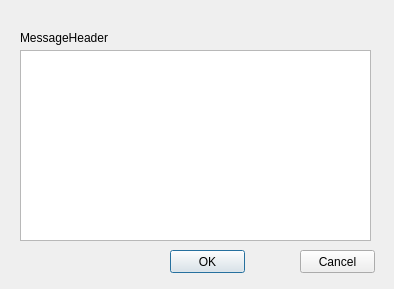
<?xml version="1.0" encoding="UTF-8"?>
<ui version="4.0">
 <class>MessageWindow</class>
 <widget class="QDialog" name="MessageWindow">
  <property name="geometry">
   <rect>
    <x>0</x>
    <y>0</y>
    <width>394</width>
    <height>289</height>
   </rect>
  </property>
  <property name="windowTitle">
   <string>Dialog</string>
  </property>
  <widget class="QPlainTextEdit" name="messageBody">
   <property name="enabled">
    <bool>true</bool>
   </property>
   <property name="geometry">
    <rect>
     <x>20</x>
     <y>50</y>
     <width>351</width>
     <height>191</height>
    </rect>
   </property>
   <property name="readOnly">
    <bool>true</bool>
   </property>
  </widget>
  <widget class="QPushButton" name="okayButton">
   <property name="geometry">
    <rect>
     <x>170</x>
     <y>250</y>
     <width>75</width>
     <height>23</height>
    </rect>
   </property>
   <property name="text">
    <string>OK</string>
   </property>
  </widget>
  <widget class="QPushButton" name="cancelButton">
   <property name="geometry">
    <rect>
     <x>300</x>
     <y>250</y>
     <width>75</width>
     <height>23</height>
    </rect>
   </property>
   <property name="text">
    <string>Cancel</string>
   </property>
  </widget>
  <widget class="QLabel" name="messageHeader">
   <property name="geometry">
    <rect>
     <x>20</x>
     <y>30</y>
     <width>351</width>
     <height>16</height>
    </rect>
   </property>
   <property name="text">
    <string>MessageHeader</string>
   </property>
  </widget>
 </widget>
 <tabstops>
  <tabstop>okayButton</tabstop>
  <tabstop>cancelButton</tabstop>
  <tabstop>messageBody</tabstop>
 </tabstops>
 <resources/>
 <connections/>
</ui>
